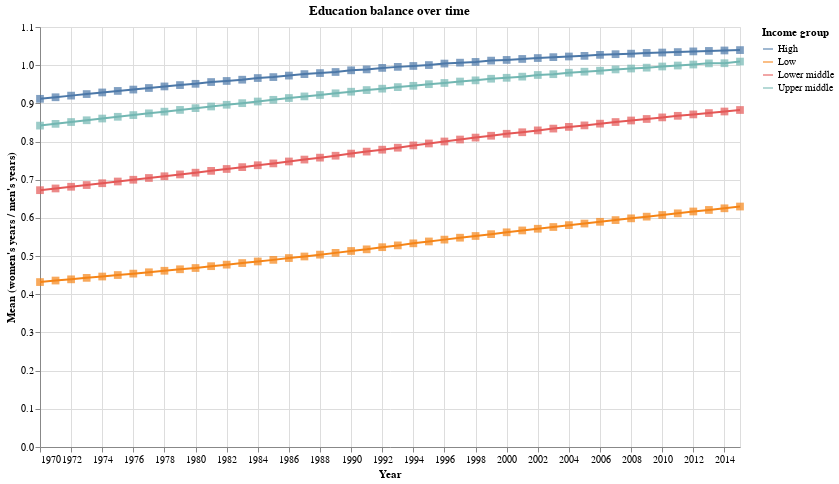

Write notebook code for a chart like this one.
### Markdown cell above
<div class="alert alert-info" style="color:black">

### Question 3.1
rubric={accuracy:2,quality:1,viz:2}

<h4>
Python
</h4>
<ol type="1">
<li>Compute a new column in your dataframe that represents the ratio between the number of years in school for women and men (calculate it so that the value 1 means as many years for both, and 0.5 means half as many for women compared to men).</li>
<li>Filter the dataframe to only contain value from 1970 - 2015, since those are the years where the education data has been recorded. Again you can either create a new variable or perform the filtering as you pass the data to the plotting function.</li>
<li>Create a line plot showing how the ratio of women’s of men’s years in school has changed over time. Group the data by income group and plot the mean for each group.</li>
<li>Use layering to add a square mark for every data point in your line plot (so one per yearly mean in each group).</li>
</ol>

</div>

### Code cell
# YOUR PYTHON ANSWER GOES HERE

import pandas as pd
import altair as alt

gapminder = gapminder.copy()
gapminder["edu_ratio_women_men"] = (
    gapminder["years_in_school_women"] / gapminder["years_in_school_men"]
)

df_edu = gapminder[gapminder["year"].dt.year.between(1970, 2015)
].dropna(subset=["edu_ratio_women_men", "income_group"])

edu_mean = (
    df_edu.groupby(["income_group", "year"], as_index=False)
          .agg(mean_ratio=("edu_ratio_women_men", "mean"))
)

base = alt.Chart(edu_mean).encode(
    x=alt.X("year:T", title="Year"),
    y=alt.Y("mean_ratio:Q", title="Mean (women's years / men's years)"),
    color=alt.Color("income_group:N", title="Income group"),
    tooltip=[alt.Tooltip("income_group:N", title="Income group"), alt.Tooltip("year:T", title="Year"), alt.Tooltip("mean_ratio:Q", title="Mean ratio", format=".3f"),
    ],
)

line = base.mark_line()
points = base.mark_square(size=60)

chart = (line + points).properties(width=700, height=420, title="Education balance over time"
)

chart

### Figure 1 — Vega-Lite specification as saved in the notebook (floating-point values rounded to 4 significant figures; data arrays with more than 128 entries replaced by an {"elided": "..."} marker saying what was removed)
{"config": {"view": {"continuousWidth": 300, "continuousHeight": 300}}, "layer": [{"mark": {"type": "line"}, "encoding": {"color": {"field": "income_group", "title": "Income group", "type": "nominal"}, "tooltip": [{"field": "income_group", "title": "Income group", "type": "nominal"}, {"field": "year", "title": "Year", "type": "temporal"}, {"field": "mean_ratio", "format": ".3f", "title": "Mean ratio", "type": "quantitative"}], "x": {"field": "year", "title": "Year", "type": "temporal"}, "y": {"field": "mean_ratio", "title": "Mean (women's years / men's years)", "type": "quantitative"}}}, {"mark": {"type": "square", "size": 60}, "encoding": {"color": {"field": "income_group", "title": "Income group", "type": "nominal"}, "tooltip": [{"field": "income_group", "title": "Income group", "type": "nominal"}, {"field": "year", "title": "Year", "type": "temporal"}, {"field": "mean_ratio", "format": ".3f", "title": "Mean ratio", "type": "quantitative"}], "x": {"field": "year", "title": "Year", "type": "temporal"}, "y": {"field": "mean_ratio", "title": "Mean (women's years / men's years)", "type": "quantitative"}}}], "data": {"name": "data-480df68785cdfb006a91628ee11eda70"}, "height": 420, "title": "Education balance over time", "width": 700, "$schema": "https://vega.github.io/schema/vega-lite/v6.1.0.json", "datasets": {"data-480df68785cdfb006a91628ee11eda70": {"elided": "184 records"}}}
